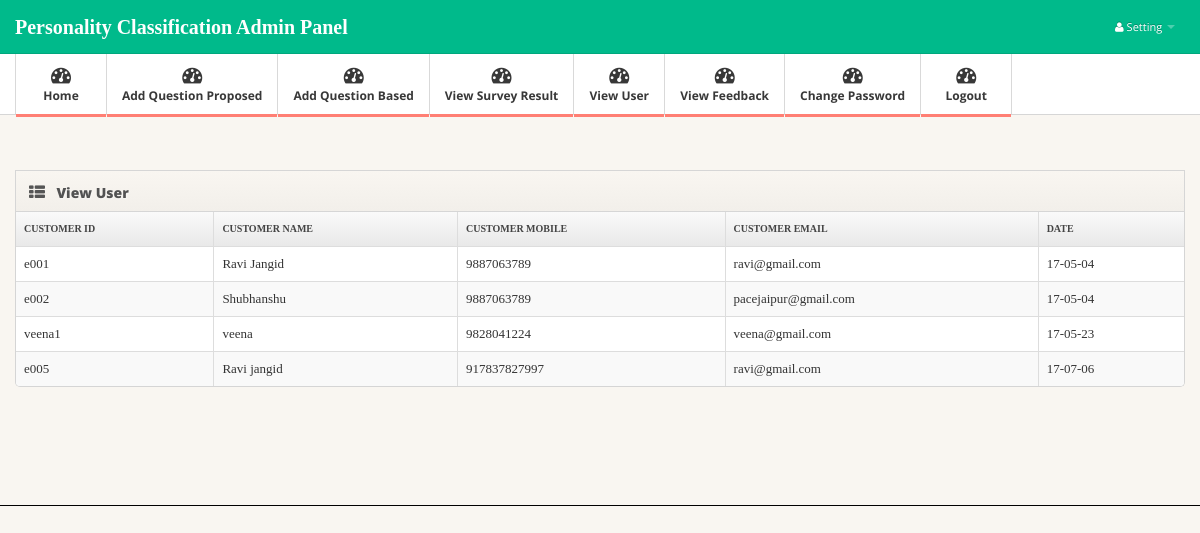
/admin_view_user.php (signed in), run on the app's committed database.
### tables this page shows
CREATE TABLE IF NOT EXISTS `cust_reg` (
  `cuto_id` varchar(111) NOT NULL,
  `cus_name` varchar(444) NOT NULL,
  `cus_mobile` varchar(444) NOT NULL,
  `cus_email` varchar(444) NOT NULL,
  `fpassword` varchar(444) NOT NULL,
  `fdate` varchar(444) NOT NULL
);

### admin_view_user.php (the view, shortened to what this page needs)
<?php include "include/admin_head.php" ?>
</head>
<body>
<?php include "include/admin_menu.php" ?>
<div class="main">
  <div class="main-inner">
    <div class="container">
      <div class="row"><br />
        <div class="span12">
          <div class="widget widget-table action-table">
            <div class="widget-header"> <i class="icon-th-list"></i>
              <h3>View User</h3>
            </div>
            <div class="widget-content">
			<font style="font-family:Georgia, 'Times New Roman', Times, serif">
			<table class="table table-striped table-bordered">
			<tr>
				<th>Customer ID </th>
				<th>Customer Name</th>
				<th>Customer Mobile</th>
				<th>Customer Email</th>
				<th>Date</th>
			</tr>
           	<?php
				$sql="select * from cust_reg";
				$result=mysql_query($sql);
				while($row=mysql_fetch_array($result))
				{
			  ?>
						<tr>
							 <td> <?php echo $row[0]?></td>
							 <td> <?php echo $row[1]?></td>
							 <td> <?php echo $row[2]?></td>
							 <td> <?php echo $row[3]?></td>
							 <td> <?php echo $row[5]?></td>
				<?php
					}
				?>
				</table>
			</font>
            </div><br /><br /><br />
          </div>
        </div>
      </div>
    </div>
  </div>
</div>
</body>
</html>

### css/style.css (style rules this page uses)
body { background: #f9f6f1; font: 13px/1.7em 'Open Sans'; }
.table td { vertical-align: middle; }
.table-bordered th { background: #E9E9E9; background:-moz-linear-gradient(top, #FAFAFA 0%, #E9E9E9 100%); background:-webkit-gradient(linear, left top, left bottom, color-stop(0%,#FAFAFA), color-stop(100%,#E9E9E9)); background:-webkit-linear-gradient(top, #FAFAFA 0%,#E9E9E9 100%); background:-o-linear-gradient(top, #FAFAFA 0%,#E9E9E9 100%); background:-ms-linear-gradient(top, #FAFAFA 0%,#E9E9E9 100%); background:linear-gradient(top, #FAFAFA 0%,#E9E9E9 100%); filter: progid:DXImageTransform.Microsoft.gradient(startColorstr='#FAFAFA', endColorstr='#E9E9E9'); -ms-filter: "progid:DXImageTransform.Microsoft.gradient(startColorstr='#FAFAFA', endColorstr='#E9E9E9')"; font-size: 10px; color: #444; text-transform: uppercase; }
.main { padding-bottom: 2em; border-bottom: 1px solid #000; }
.widget { position: relative; clear: both; width: auto; margin-bottom: 2em; overflow: hidden; }
.widget-header { position: relative; height: 40px; line-height: 40px; background: #f9f6f1; background:-moz-linear-gradient(top, #f9f6f1 0%, #f2efea 100%); background:-webkit-gradient(linear, left top, left bottom, color-stop(0%,#f9f6f1), color-stop(100%,#f2efea)); background:-webkit-linear-gradient(top, #f9f6f1 0%,#f2efea 100%); background:-o-linear-gradient(top, #f9f6f1 0%,#f2efea 100%); background:-ms-linear-gradient(top, #f9f6f1 0%,#f2efea 100%); background:linear-gradient(top, #f9f6f1 0%,#f2efea 100%); filter: progid:DXImageTransform.Microsoft.gradient(startColorstr='#f9f6f1', endColorstr='#f2efea'); -ms-filter: "progid:DXImageTransform.Microsoft.gradient(startColorstr='#f9f6f1', endColorstr='#f2efea')"; border: 1px solid #d6d6d6; -webkit-background-clip: padding-box; }
.widget-header h3 { position: relative; top: 2px; left: 10px; display: inline-block; margin-right: 3em; font-size: 14px; font-weight: 800; color: #525252; line-height: 18px; text-shadow: 1px 1px 2px rgba(255,255,255,.5); }
.widget-header [class^="icon-"], .widget-header [class*=" icon-"] { display: inline-block; margin-left: 13px; margin-right: -2px; font-size: 16px; color: #555; vertical-align: middle; }
.widget-content { padding: 20px 15px 15px; background: #FFF; border: 1px solid #D5D5D5; -moz-border-radius: 5px; -webkit-border-radius: 5px; border-radius: 5px; }
.widget-header+.widget-content { border-top: none; -webkit-border-top-left-radius: 0; -webkit-border-top-right-radius: 0; -moz-border-radius-topleft: 0; -moz-border-radius-topright: 0; border-top-left-radius: 0; border-top-right-radius: 0; }
.widget-content:before, .widget-content:after { content:""; display:table; }
.widget-content:after { clear:both; }
.widget-content { zoom:1; }
.widget-table .widget-content { padding: 0; }
.widget-table .table { margin-bottom: 0; border: none; }
.widget-table .table tr td:first-child { border-left: none; }
.widget-table .table tr th:first-child { border-left: none; }

### data on the page
cust_reg: cuto_id "e001", cus_name "Ravi Jangid", cus_mobile "9887063789", cus_email "ravi@gmail.com", fdate "17-05-04"
cust_reg: cuto_id "e002", cus_name "Shubhanshu", cus_mobile "9887063789", cus_email "pacejaipur@gmail.com", fdate "17-05-04"
cust_reg: cuto_id "veena1", cus_name "veena", cus_mobile "9828041224", cus_email "veena@gmail.com", fdate "17-05-23"
cust_reg: cuto_id "e005", cus_name "Ravi jangid", cus_mobile "917837827997", cus_email "ravi@gmail.com", fdate "17-07-06"
